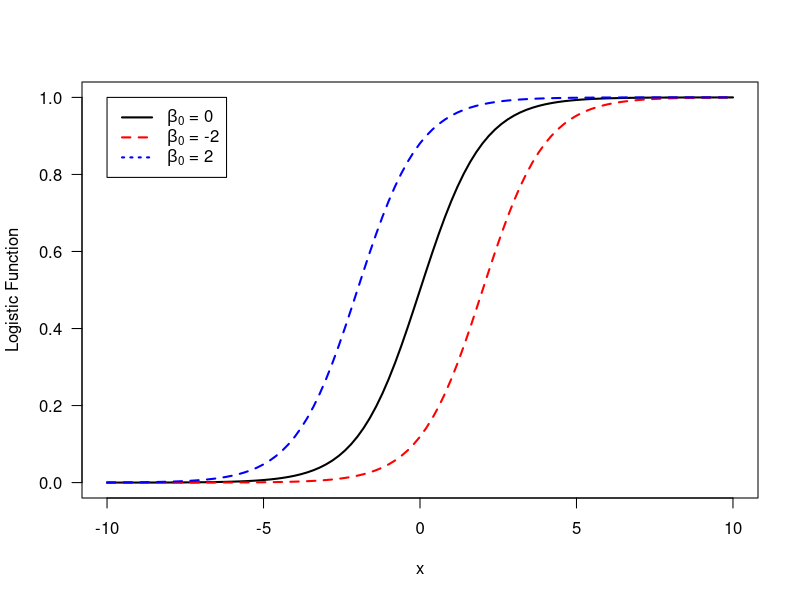
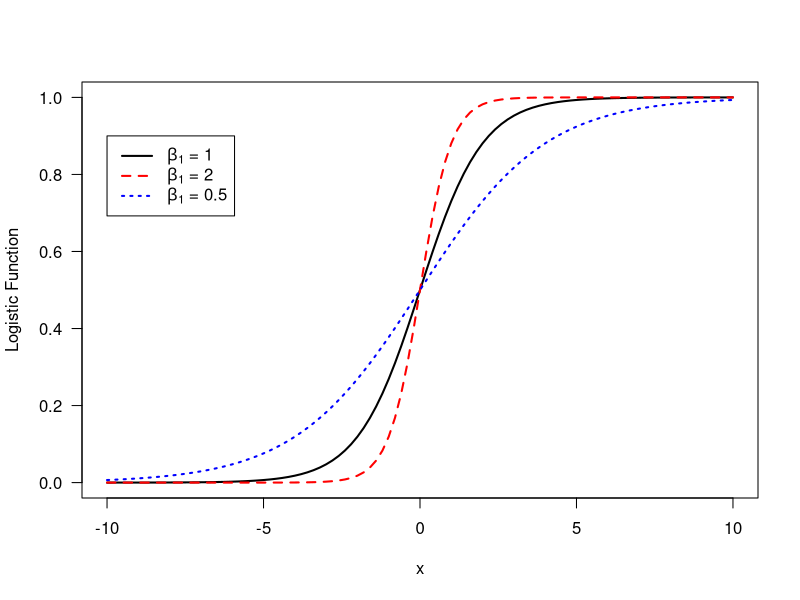
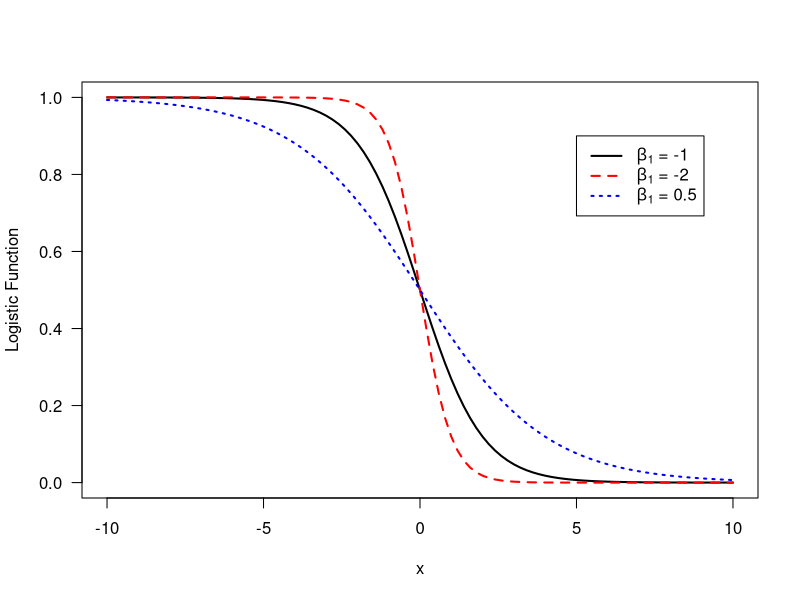
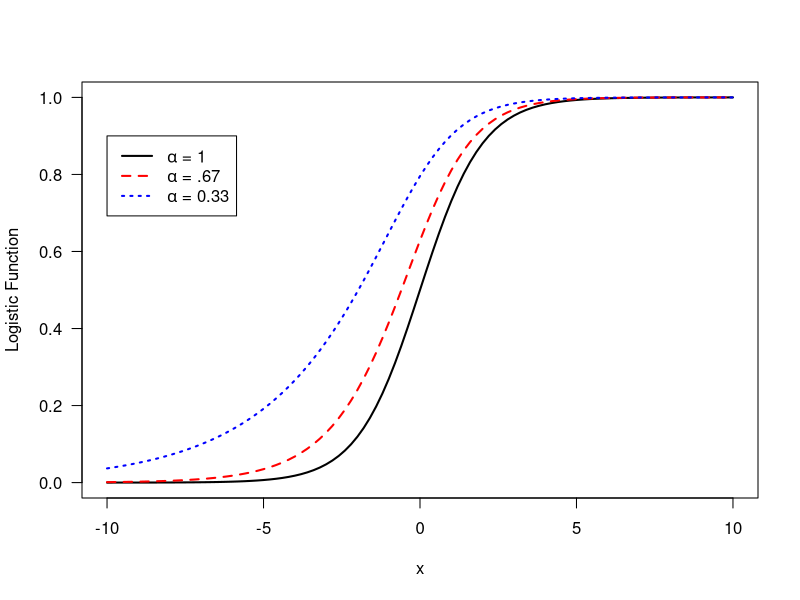

These charts were generated, in order, by the following R code:
# http://courses.atlas.illinois.edu/spring2016/STAT/STAT200/RProgramming/Maximum_Likelihood.html

# Define the logistic function
logit <- function(x,beta0,beta1) {
  (1+exp(-(beta0 + beta1*x)))^-1
}

# Plot the logistic function with beta1=1 and 3 different values of beta0.
curve(logit(x,0,1),xlim=c(-10,10), lwd=2,ylab="Logistic Function", las=1)
curve(logit(x,-2,1),xlim=c(-10,10), lwd=2, lty=2, col="red", add=TRUE)
curve(logit(x,2,1),xlim=c(-10,10), lwd=2, lty=2, col="blue", add=TRUE)
legend(-10,1,c(expression(paste(beta[0]," = 0")),expression(paste(beta[0]," = -2")),expression(paste(beta[0]," = 2"))), lwd=2, lty=1:3, col=c("black","red","blue"))

# Plot the logistic function with beta0=0 and 3 different +ve values of beta1.
curve(logit(x,0,1),xlim=c(-10,10), lwd=2,ylab="Logistic Function", las=1)
curve(logit(x,0,2),xlim=c(-10,10), lwd=2, lty=2, col="red", add=TRUE)
curve(logit(x,0,0.5),xlim=c(-10,10), lwd=2, lty=3, col="blue", add=TRUE)
legend(-10,0.9,c(expression(paste(beta[1]," = 1")),expression(paste(beta[1]," = 2")),expression(paste(beta[1]," = 0.5"))), lwd=2, lty=1:3, col=c("black","red","blue"))

# Plot the logistic function with beta0=0 and 3 different -ve values of beta1.
curve(logit(x,0,-1),xlim=c(-10,10), lwd=2,ylab="Logistic Function", las=1)
curve(logit(x,0,-2),xlim=c(-10,10), lwd=2, lty=2, col="red", add=TRUE)
curve(logit(x,0,-0.5),xlim=c(-10,10), lwd=2, lty=3, col="blue", add=TRUE)
legend(5,0.9,c(expression(paste(beta[1]," = -1")),expression(paste(beta[1]," = -2")),expression(paste(beta[1]," = 0.5"))), lwd=2, lty=1:3, col=c("black","red","blue"))

# Define the scobit function
scobit <- function(x,beta0,beta1,alpha) {
  (1+exp(-(beta0 + beta1*x)))^-alpha
}
# Plot the scobit function with beta0=0 and beta1=1 and 3 different values of alpha.
curve(scobit(x,0,1,1),xlim=c(-10,10), lwd=2,ylab="Logistic Function", las=1)
curve(scobit(x,0,1,.67),xlim=c(-10,10), lwd=2, lty=2, col="red", add=TRUE)
curve(scobit(x,0,1,.33),xlim=c(-10,10), lwd=2, lty=3, col="blue", add=TRUE)
legend(-10,0.9,c(expression(paste(alpha," = 1")),expression(paste(alpha," = .67")),expression(paste(alpha," = 0.33"))), lwd=2, lty=1:3, col=c("black","red","blue"))

